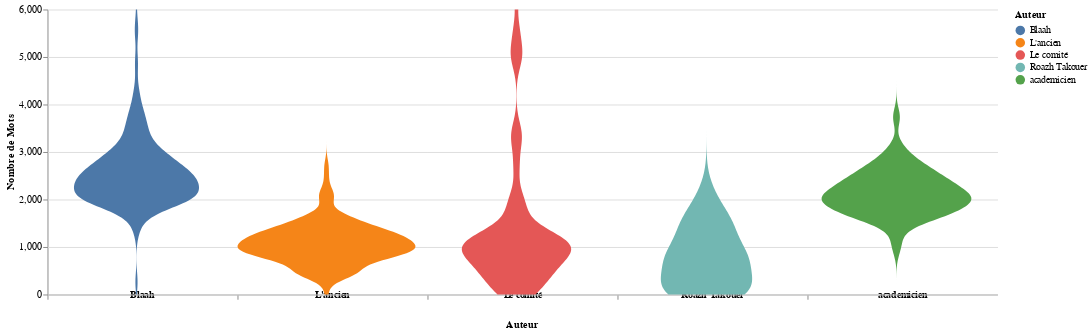

This figure's notebook cell:
### Code cell
alt.Chart(df[["Auteur", "nb_tokens"]]).transform_density(
    'nb_tokens',
    as_=['Nombre de Mots', 'density'],
    extent=[0, 6000],
    groupby=['Auteur']
).mark_area(orient='horizontal').encode(
    y='Nombre de Mots:Q',
    color='Auteur:N',
    x=alt.X(
        'density:Q',
        stack='center',
        impute=None,
        title=None,
        axis=alt.Axis(labels=False, values=[0],grid=False, ticks=True),
    ),
    column=alt.Column(
        'Auteur:N',
        header=alt.Header(
            titleOrient='bottom',
            labelOrient='bottom',
            labelPadding=0,
            labelFontWeight="bold",
            labelBaseline="bottom"
        ),
    )
).properties(
    width=200
).configure_facet(
    spacing=0
).configure_view(
    stroke=None
)

### Figure 1 — Vega-Lite specification as saved in the notebook (floating-point values rounded to 4 significant figures; data arrays with more than 128 entries replaced by an {"elided": "..."} marker saying what was removed)
{"config": {"view": {"continuousWidth": 400, "continuousHeight": 300, "stroke": null}, "facet": {"spacing": 0}}, "data": {"name": "data-d78994a239774745927a91dd9dcbd0f2"}, "mark": {"type": "area", "orient": "horizontal"}, "encoding": {"color": {"field": "Auteur", "type": "nominal"}, "column": {"field": "Auteur", "header": {"labelBaseline": "bottom", "labelFontWeight": "bold", "labelOrient": "bottom", "labelPadding": 0, "titleOrient": "bottom"}, "type": "nominal"}, "x": {"axis": {"grid": false, "labels": false, "ticks": true, "values": [0]}, "field": "density", "impute": null, "stack": "center", "title": null, "type": "quantitative"}, "y": {"field": "Nombre de Mots", "type": "quantitative"}}, "transform": [{"density": "nb_tokens", "extent": [0, 6000], "groupby": ["Auteur"], "as": ["Nombre de Mots", "density"]}], "width": 200, "$schema": "https://vega.github.io/schema/vega-lite/v4.17.0.json", "datasets": {"data-d78994a239774745927a91dd9dcbd0f2": {"elided": "650 records"}}}
